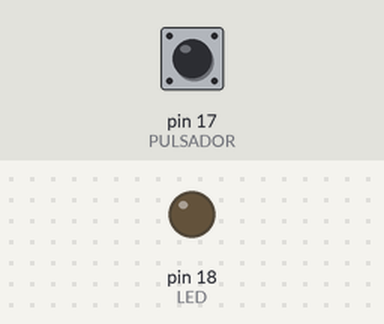
Simulated run of this program. Board: MicroPython board. Shown: output pins drawn as LEDs (lit = HIGH). Dashed ring = blinking. The inputs (shaded band) are chosen by the test bench; at power-on: pin 17 (PULSADOR) HIGH.

Above: at 1.2 s.
1.3 s: pin 17 (PULSADOR) pulled LOW for 1 s
At 3.4 s:
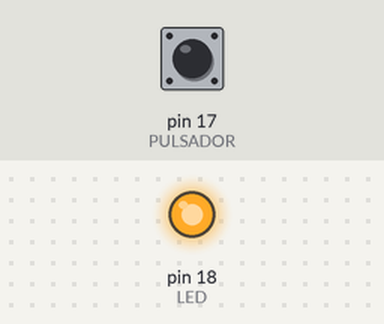
3.8 s: pin 17 (PULSADOR) pulled LOW for 3.2 s
At 4.1 s:
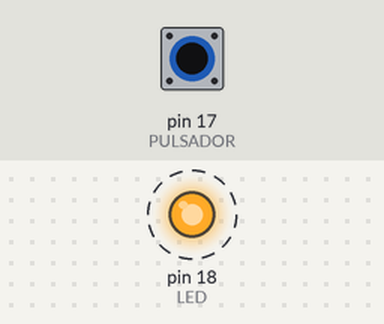
8.5 s: pin 17 (PULSADOR) pulled LOW for 0.25 s
At 9.5 s:
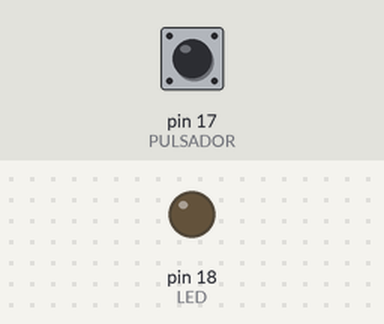
Timing chart, 0 to 11.5 s (numbered marks = the images above; inputs shaded):
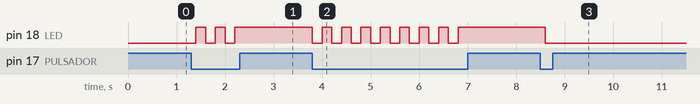

Measured:
- after the input at 1.3 s, pin 18 (LED): alternates HIGH for 0.20 s and LOW for 0.20 s, 5 changes in all, then stays HIGH, starting after 0.10 s
- after the input at 3.8 s, pin 18 (LED): alternates HIGH for 0.20 s and LOW for 0.20 s, 16 changes in all, then stays HIGH, starting at once
- after the input at 8.5 s, pin 18 (LED): HIGH → LOW after 0.10 s

The program:

6_4_pulsador_led_v2.py
```python
"""
MICROPYTHON EN PROYECTOS
Beatriz Padín / Adriana Dapena
Capítulo 6: Lámpara de señales
---------------------------------------
Se enciende y apaga el led usando un pulsador.
El estado del led cambia de encendido a apagado, y viceversa,
cada vez que se pulsa el botón.
"""

from machine import Pin
from time import sleep_ms

# Pulsador en el GPIO17
PULSADOR = Pin(17, Pin.IN, Pin.PULL_UP)

# Led en el GPIO18
LED = Pin(18, Pin.OUT, value=0)

while True:
    if PULSADOR.value() == 0:
        LED.value(not LED.value())
    sleep_ms(200)
```
